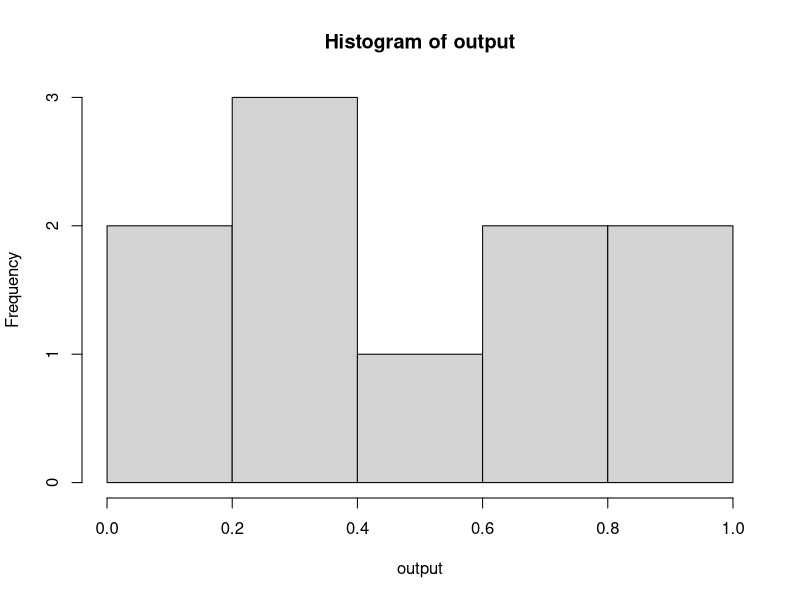
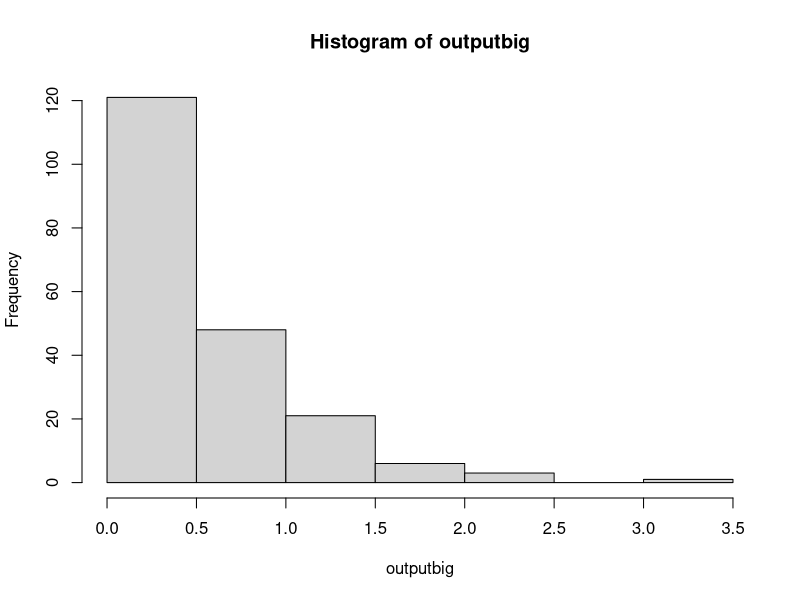
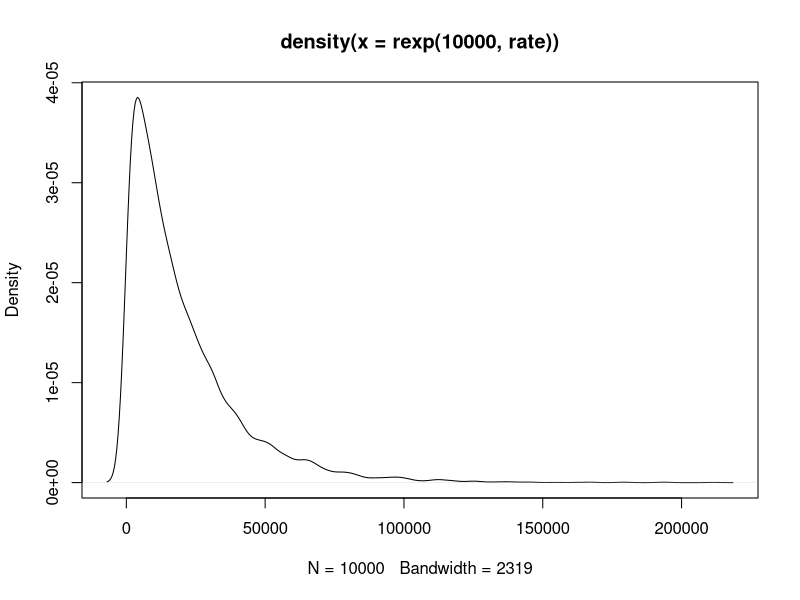
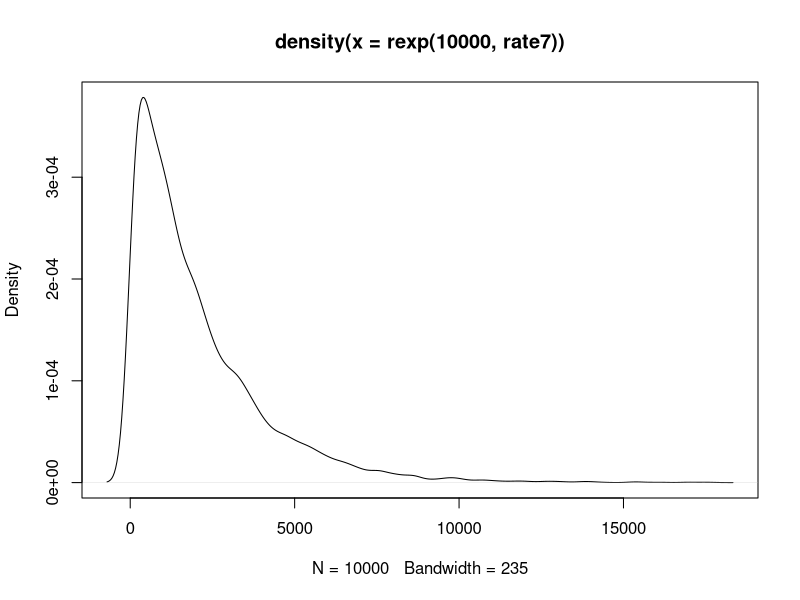
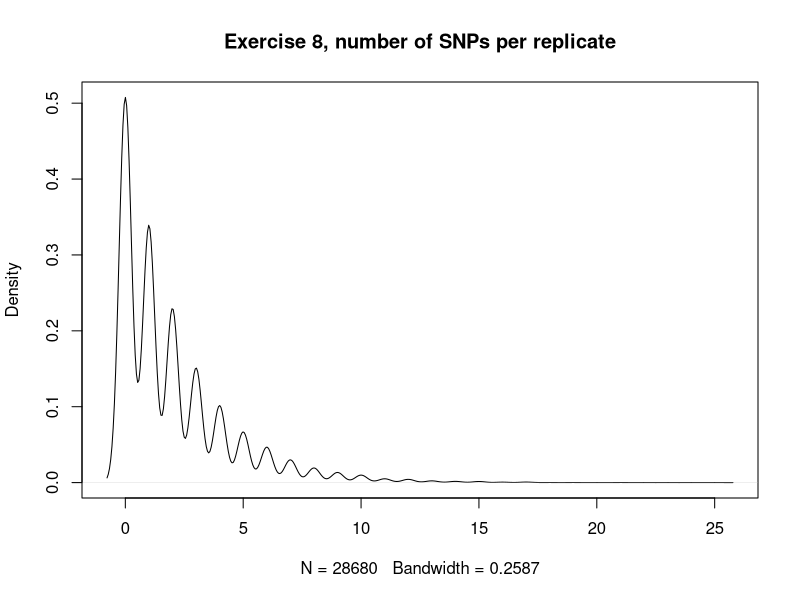
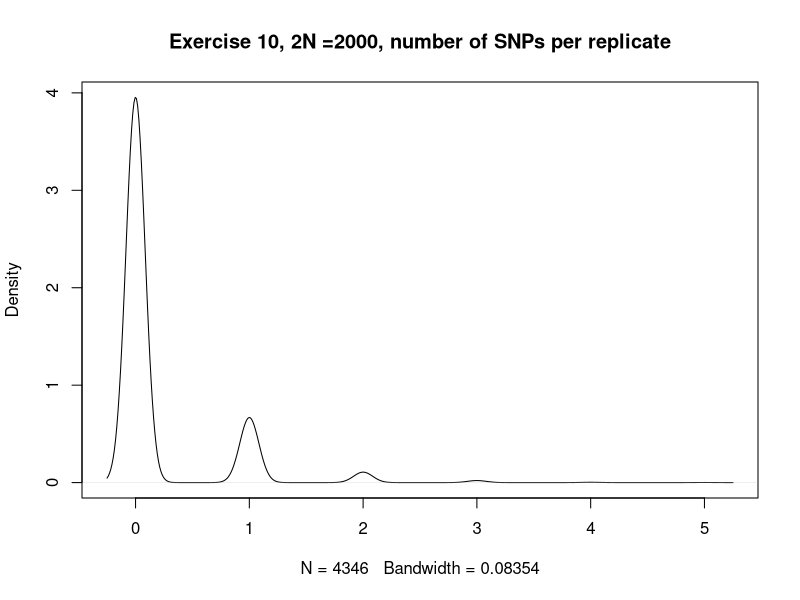

Source code (R) for these figures, in order: (Note: this script raises an error after producing the figures.)
#M200A COALESCENCE EXERCISES,Dr. Kirk Lohmueller, Fall 2015
#Hayley Stansell
#
#
getwd()
setwd("C:\\Users\\Hayley\\eeb201hayleystansell")
getwd()
#
#
?rexp
#
output<-rexp(10,2)
#[1] 0.21809588 1.70468865 1.24958590 0.03783002 0.65334166 0.31265010 0.25168173 0.32412173 0.05198139 0.64820064
output
hist(output)
#This shows that most outputs are clustering just below 0.5
outputbig<-rexp(200,2)
outputbig
mean(outputbig)
#[1] 0.4781231
hist(outputbig)
#
#
#############################################################################################Exercise FIVE###############
#
#From previous work, it seems that the rate of coalescence should be 1/2N , where 2N is number of chromosomes
#
#
#############################################################################################EXERCISE SIX###############
#
#
rate<-1/20000
mean(rexp(10000, rate))
#[1] 19712.04
##########################a) what is the average time to most recent common ancestor in your simulation?
#19712.04 generations
##########################b) what is the theoretical expectation?
#20,000 generations
##########################c) how do the values compare?
# They are very close to one another. 
##########################d) make a density plot of simulated coalescent times
??densityplot
?density
?plot
density(rexp(10000,rate))
plot(density(rexp(10000,rate)))
#Success!!
##########################e) what is the standard deviation of the coal. times?
output<-rexp(10000,rate)
density(output)
sd(output)
#[1] 20371.65
#
#
#############################################################################################EXERCISE SEVEN#############
##answer parts a-e from Q6 for this simulation
# set 2N = 2000
#
rate7<-1/2000
mean(rexp(10000, rate7))
#[1] 2009.536
##########################a) what is the average time to most recent common ancestor in your simulation?
#2009.536 generations
##########################b) what is the theoretical expectation?
#2000 generations
##########################c) how do the values compare?
# They are very close to one another, just as in Exercise Six
##########################d) make a density plot of simulated coalescent times
density(rexp(10000,rate7))
plot(density(rexp(10000,rate7)))
#Success!! ---it looks nearly identical in shape to the plot from exercise six. 
#             The largest are occupies 0-5000, 1/10 of what was seen with the simulation where 2N=20000 (0-50000). It scales up.
##########################e) what is the standard deviation of the coal. times?
output7<-rexp(10000,rate7)
density(output7)
sd(output7)
#[1] 1999.717
#
##########################f) how does TMRCA from simulations in Q6 (2N =20,000) and Q7 (2N = 2,000) compare?
#  They are both theoretically (and approximately, in simulation) equal to 2N generations.
#  With the population size in Q7 being a tenth of the size of Q6, the resulting TMRCA is similarly one tenth. 
##########################g) what can you conclude about how the population size affects the expected coalescent time?
#  The expected coalescent time appears to scale in direct proportion with population size. 
#  As population size increases or decreases one way or another, the TMRCA is expected to shift accordingly and to the same degree.
#
#
#
##############################################################################################EXERCISE EIGHT#################
#
#POISSON RANDOM VARIABLES
?rpois
#rpois is the random variable generation for the Poisson dist. (there's also dpois, ppois, qpois)
#inputs are n, lambda . n is number of values to return, and lambda is a vector of (non-neg) means
# n is number of "draws", lambda is a rate parameter for the distribution -- rate = expected value (and variance) of the dist.
#
#given rate of occurence (here, 2), over a number of intervals (here, 10) 
#     - how many occurances of an event will there be in a given interval?
rpois(10,2)
#[1] 2 2 3 3 2 3 4 3 3 1
#
#simulate to show that the expected value of a given Poisson distribution is equal to the rate paramter (lambda)
mean(rpois(10000,2))
#[1] 1.9922 ----this mean is approximately 2 (the rate)
#
#getting workable syntax
2*10
1*(10^-4)
#[1] 1e-04
#
#
#
#################################a) add mutations to the geneologies (aka coal. times) simulated in Q6. 
# mu (aka lambda) = 1e-04
# coal. times from Q6 .... 2N = 20,000 . so, 20000 generations (theoretically)
# what is avg. # of SNPs/geneology (the mean! from the poisson)
#
rate8<-1/20000
rexp(10000, rate8) #gets 10,000 simulations of geneologies (coal. times) given 2N = 20,000. 
#10,000 similar/distributed coal. times. given those coal times...each output is an n...10,000 n's / draws for the Poisson
geneologies<-rexp(10000, rate8)
geneologies
#okay
#mean(rpois(geneologies, 1e-04))
#[1] 0 ....hmmmmmmm
#rpois(geneologies, 1e-04)
#all values are zero here.... hmmm
#for geneologies[i-10000]
rate<-1e-04 #no? is rate*geneology value?
rate
for (i in geneologies){
  rate<-1e-04*geneologies[i]
  rpois(i, rate)
  outputcheck<-rpois(i, rate)
  output<-mean(rpois(i,rate))
}
#slow-ish, but not locked up
output
outputcheck
length(outputcheck)
#[1] 0.0001249649
#very close to the rate!
#################################b) What is the average number of SNPs per geneology?
# From my simulation, it appears that the average number of SNPs per geneology closely approximates 
# the given input mutation rate of 0.0002. The number generated through my simulation was ~0.000125
#
#
#################################c) given that Theta = 4N(mu), what is theta predicted to be in this example?
Theta<-2*20000*(1e-04)
Theta
# 4, if working with theoretical values of N and mu . 

#~~~~~~~~~~~~~~~~~~~~~~~~~~~~~~~~~~~~~~~~~~~~~~~~~~~~~~~~~~~~~~~b) TAKE TWO
#feel like my output for b) was incorrect, a my rate did not factor in the length of each geneology as it went
geneologies<-rexp(10000, rate8)
geneologies
#okay
#mean(rpois(geneologies, 1e-04))
#[1] 0 ....hmmmmmmm
#rpois(geneologies, 1e-04)
#all values are zero here.... hmmm
#for geneologies[i-10000]

for (i in geneologies){
  rate<- 1e-04*geneologies #this worked! took out the [i] (had *geneologies[i])
  rpois(i, rate) #appears to output a bunch of values that seem okay....integer numbers, mostly under 5, some up to ~20
  output<-mean(rpois(i,rate))
}
#slow-ish, but not locked up
output
#[1] 1.95577 #avg number of SNPs/geneology
1e-04*20000
#[1] 2
# HERE, the output from this simulation appears to approximate the value of mu*number of geneologies....or, mu*coal.time. 
# So, the average number of SNPs per coalescent time (geneology), is approximating the rate of mutation for the 
# theoretical/ideal. parameters
#
#~~~~~~~~~~~~~~~~~~~~~~~~~~~~~~~~~~~~~~~~~~~~~~~~~~~~~~~~~~~c) BACK TO C
#################################c) given that Theta = 4N(mu), what is theta predicted to be in this example?
Theta<-2*20000*(1e-04) # = 4N(mu)
Theta
# [1] 2, if working with theoretical values of N and mu . 
#
#################################d) how does this value of theta compare to the average number of SNPs seen in the simmulations?
# Theta appears to be aaproximately equal to the average (or expected) number of SNPs per geneology (here, 2). 
#
#
#################################e) TOTALLY NEATZ!
#
#
#################################f) make a density plot of the number of SNPs per simulation replicate....
geneologies<-rexp(10000, rate8)
geneologies
#okay
#mean(rpois(geneologies, 1e-04))
#[1] 0 ....hmmmmmmm
#rpois(geneologies, 1e-04)
#all values are zero here.... hmmm
#for geneologies[i-10000]

for (i in geneologies){
  rate<- 1e-04*geneologies #this worked! took out the [i] (had *geneologies[i])
  rpois(i, rate) #appears to output a bunch of values that seem okay....integer numbers, mostly under 5, some up to ~20
  output<-(rpois(i,rate))
}
#slow-ish, but not locked up
#NOTE THAT I RAN THIS WITHOUT RUNNING THE ACTUAL FOR-LOOP, JUST DID WHAT WAS INSIDE IT....
output
#create density plot of output
density(output)
plot(density(output), main="Exercise 8, number of SNPs per replicate")
#interesting.................?
#
#
#
#
#########################################################################################EXERCISE TEN######################
#
#repeat all steps done for exercise 8, but 2N = 2000
#
# mu (aka lambda) = 1e-04
# coal. times from Q6 .... 2N = 2000 . so, 2000 generations (theoretically)
# what is avg. # of SNPs/geneology (the mean! from the poisson)
#
rate10<-1/2000
rexp(10000, rate10) #gets 10,000 simulations of geneologies (coal. times) given 2N = 2000. 
#10,000 similar/distributed coal. times. given those coal times...each output is an n...10,000 n's / draws for the Poisson
geneologies<-rexp(10000, rate10)
geneologies
#okay
#mean(rpois(geneologies, 1e-04))
#[1] 0 ....hmmmmmmm
#rpois(geneologies, 1e-04)
#all values are zero here.... hmmm
#for geneologies[i-10000]

for (i in geneologies){
  rateTEN<- 1e-04*geneologies #this worked! took out the [i] (had *geneologies[i])
  rpois(i, rateTEN) #appears to output a bunch of values that seem okay....integer numbers, mostly under 5, some up to ~20
  output<-(rpois(i,rateTEN))
}

output
#[1] 0.1923077 #avg number of SNPs/geneology EXERCISE 10
1e-04*2000
#[1] 0.2 for EXERCISE 10
# The output from this simulation appears to approximate the value of mu*number of geneologies....or, mu*coal.time. 
# So, the average number of SNPs per coalescent time (geneology), is approximating the rate of mutation for the 
# theoretical/ideal. parameters, as in exercise 8. 
density(output)
plot(density(output), main="Exercise 10, 2N =2000, number of SNPs per replicate")
# The density shown by this plot is of a similar patter to the 2N = 20000 simulation. 
# However, there are fewer peaks and the range of values is much, much smaller (max values around 4 or 5)
#
#
#
#
########################################################################################EXERCISE 11######################
#
??scatterplot
?ggplot
??ggplot
library(ggplot2)
#ehhhhhh, just try basic plot(x,y)
?plot
plot(geneologies, output)
length(geneologies) #[1] 10000
length(output) #[1] 52 .............hmmmmmm
length(rateTEN) #[1] 10000
rate10<-1/2000
rexp(10000, rate10) #gets 10,000 simulations of geneologies (coal. times) given 2N = 2000. 
#10,000 similar/distributed coal. times. given those coal times...each output is an n...10,000 n's / draws for the Poisson
geneologies<-rexp(10000, rate10)
geneologies
#bring up loop again:
for (i in length(geneologies)){
  
rateTEN<- 1e-04*geneologies #this worked! took out the [i] (had *geneologies[i])
  rpois(i, rateTEN) #appears to output a bunch of values that seem okay....integer numbers, mostly under 5, some up to ~20
  output<-(rpois(i,rateTEN))
}

output
length(output) # OKAY, NOW CORRECT LENGTH! (10000)
#length(i in geneologies) # error message...unexpected "in" ---CORRECTED
plot(geneologies, output)
#this looks rather weird? Well, the output can only be integers....so the lines are not so weird? 
#
#While I'm not sure how to describe this plot, my expectation was that as TMRCA increased along the x-axis, 
#the associated number of SNPs would increase accordingly. I'm not sure if the relationship would be linear, but I would 
#expect it to generally be a direct/positive relationship.  With the plot made for this exercise, it's not readily apparent
#how the TMRCA and number of SNPs relate. It does appear somewhat that the shorter TMRCAs are associated with fewer SNPs (output),
#however, the trend is not obvious. 
#
#
#
##############################################################################################EXERCISE TWELVE#################
#
